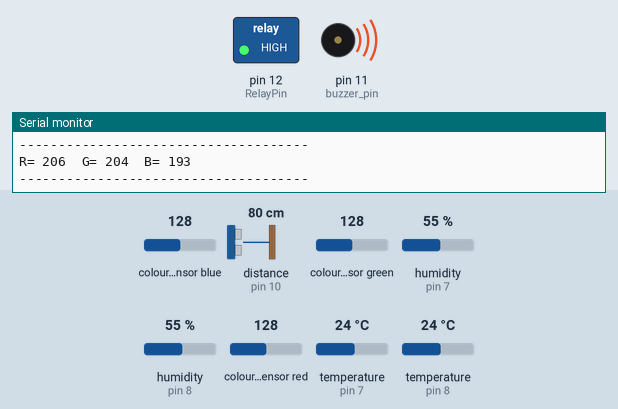
This sketch was run on a simulated Arduino Uno, built with avr-gcc and run on an emulated ATmega328P. Parts: switched loads named in the sketch (green lamp = pin HIGH), buzzer (waves = sounding, pin HIGH), the last lines printed to the serial monitor. Wiring (inferred from the names in the program): ultrasonic range finder: trigger pin 9; echo pin 10; TCS3200 colour sensor: output pin 6; S2 pin 4; S3 pin 5; S0 pin 2; S1 pin 3. The inputs (shaded band) are chosen by the test bench; at power-on: temperature (sensors on pin 7, pin 8) 24 °C, colour sensor blue 128, distance to the obstacle (sensor on pin 10) 80 cm, colour sensor green 128, humidity (sensors on pin 7, pin 8) 55 %, colour sensor red 128. The echo pulse lasts 58.3 µs per cm; pins used as bus, display or sensor lines are not drawn.

Above: at 1.2 s.
1.3 s: temperature (sensor on pin 7) set to 38 °C
5.1 s: temperature (sensor on pin 7) set to 41 °C
At 6.2 s:
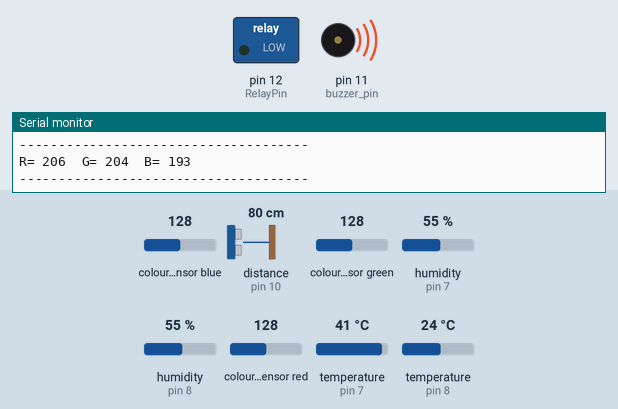
12.7 s: temperature (sensor on pin 8) set to 12 °C
At 13.3 s:
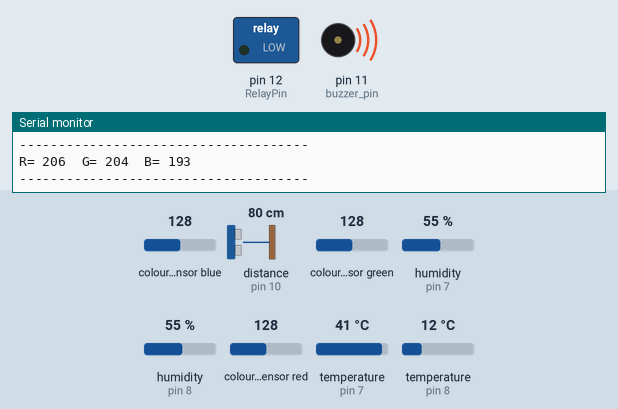
Timing chart, 0 to 15.7 s (numbered marks = the images above; inputs shaded):
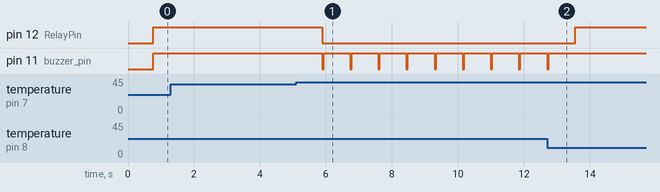

The sketch:

infant_incubator.ino
```cpp
//color start
#define S0 2 // digital pin 2
#define S1 3
#define S2 4
#define S3 5
#define sensorOut 6
int frequency = 0;
// color end

//temp start
#include <dht.h>        // Include library

#define outPin_1 7     // Defines digital pin number for the first sensor
#define outPin_2 8     // Defines digital pin number for the second sensor
dht DHT1;               // Creates a DHT object for the first sensor
dht DHT2;               // Creates a DHT object for the second sensor
//temp end

// us start
int trigger_pin = 9;
int echo_pin = 10;
int buzzer_pin = 11;
int time;
int distance;
//us end

// relay start
int RelayPin = 12; // digital pin 12
//relay end

void setup() {
  //color start
  pinMode(S0, OUTPUT);
  pinMode(S1, OUTPUT);
  pinMode(S2, OUTPUT);
  pinMode(S3, OUTPUT);
  pinMode(sensorOut, INPUT);
  // Setting frequency-scaling to 20%
  digitalWrite(S0, HIGH);
  digitalWrite(S1, LOW);
  //color end
  //us start
  pinMode(trigger_pin, OUTPUT);
  pinMode(echo_pin, INPUT);
  pinMode(buzzer_pin, OUTPUT);
  //us end
  //relay start
  pinMode(RelayPin, OUTPUT);
  //relay end
  Serial.begin(9600);
}

void loop() {
  //color start
  digitalWrite(S2, LOW);
  digitalWrite(S3, LOW);
  frequency = pulseIn(sensorOut, LOW);
  frequency = map(frequency, 128, 18, 0, 255);
  Serial.print("R= ");
  Serial.print(frequency);
  Serial.print("  ");
  delay(100);

  digitalWrite(S2, HIGH);
  digitalWrite(S3, HIGH);
  frequency = pulseIn(sensorOut, LOW);
  frequency = map(frequency, 128, 17, 0, 255);
  Serial.print("G= ");
  Serial.print(frequency);
  Serial.print("  ");
  delay(100);

  digitalWrite(S2, LOW);
  digitalWrite(S3, HIGH);
  frequency = pulseIn(sensorOut, LOW);
  frequency = map(frequency, 16, 110, 255, 0);
  Serial.print("B= ");
  Serial.print(frequency);
  Serial.println("");
  Serial.println("-------------------------------------");
  delay(500);
  //color end

  // temp start
  int readData_1 = DHT1.read11(outPin_1);
  int readData_2 = DHT2.read11(outPin_2);
  float t1 = DHT1.temperature;
  float h1 = DHT1.humidity;
  float t2 = DHT2.temperature;
  float h2 = DHT2.humidity;
  Serial.print("The Average Temperature = ");
  Serial.print((t1 + t2) / 2);
  Serial.print("°C | ");
  Serial.print((t1 * 9.0) / 5.0 + 32.0);
  Serial.println("°F ");
  Serial.print("The Average Humidity = ");
  Serial.print((h1 + h2) / 2);
  Serial.println("% ");
  Serial.println("");

  if ((t1 + t2) / 2 < 32) {
    digitalWrite(RelayPin, HIGH);
    digitalWrite(buzzer_pin, HIGH);
  } else {
    digitalWrite(RelayPin, LOW);
    digitalWrite(buzzer_pin, LOW);
  }
  Serial.println("-------------------------------------");
  //temp end

  //us start
  digitalWrite(trigger_pin, HIGH);
  delayMicroseconds(10);
  digitalWrite(trigger_pin, LOW);
  time = pulseIn(echo_pin, HIGH);
  distance = (time * 0.034) / 2;

  if (distance >= 17) {
    digitalWrite(buzzer_pin, HIGH);
    delay(20);
  } else {
    digitalWrite(buzzer_pin, LOW);
    delay(20);
  }
  //us end

  delay(20);
}
```

Measured:
- the behaviour switches between 39 and 40 °C on temperature (sensor on pin 7) (found by bisection; images 0 and 1)
- after the input at 5.1 s, pin 12 (RelayPin): HIGH → LOW after 0.78 s; pin 11 (buzzer_pin): alternates HIGH for 0.81 s and LOW for 0.05 s, starting after 0.78 s
- after the input at 12.7 s, pin 12 (RelayPin): LOW → HIGH after 0.85 s; pin 11 (buzzer_pin): goes on until 12.7 s, then stays HIGH
